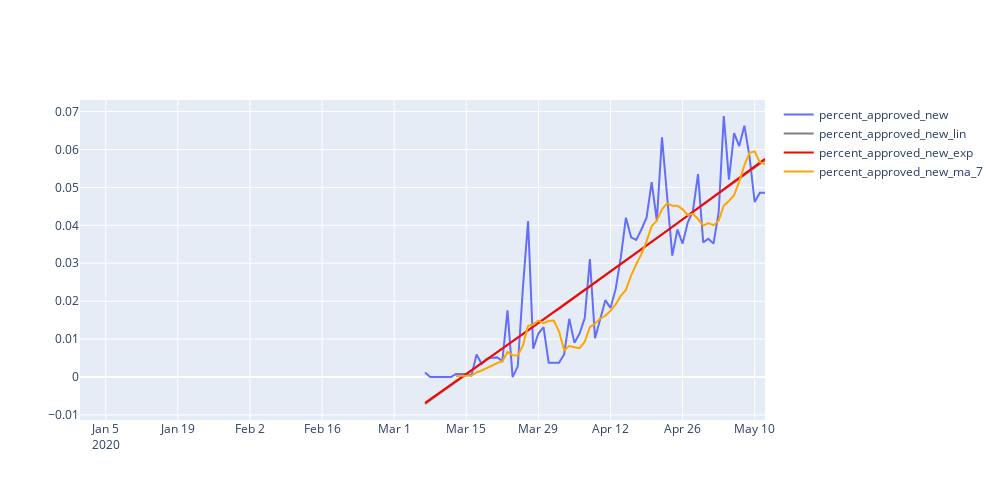

Source (notebook cell):
### Code cell
fig = plot_lines_inter(dt['percent_approved_new'], trends=('lin', 'exp'), figsize=(1000, 500), show=False)
fig.add_trace(go.Scatter(x=dt['date'], y=dt['percent_approved_new_ma_7'], name='percent_approved_new_ma_7', line={'color': 'orange'}))
fig.show()

### Figure 1 — Plotly figure (JSON) as saved in the notebook; plotly's stock layout.template omitted (floating-point values rounded to 4 significant figures; data arrays with more than 128 entries replaced by an {"elided": "..."} marker saying what was removed)
{"data": [{"name": "percent_approved_new", "type": "scatter", "x": {"elided": "134 str values"}, "y": {"elided": "134 float values"}}, {"line": {"color": "gray"}, "name": "percent_approved_new_lin", "type": "scatter", "x": {"elided": "134 str values"}, "y": {"elided": "134 float values"}}, {"line": {"color": "red"}, "name": "percent_approved_new_exp", "type": "scatter", "x": {"elided": "134 str values"}, "y": {"elided": "134 float values"}}, {"line": {"color": "orange"}, "name": "percent_approved_new_ma_7", "type": "scatter", "x": {"elided": "134 str values"}, "y": {"elided": "134 float values"}}], "layout": {"autosize": false, "height": 500, "width": 1000}}
